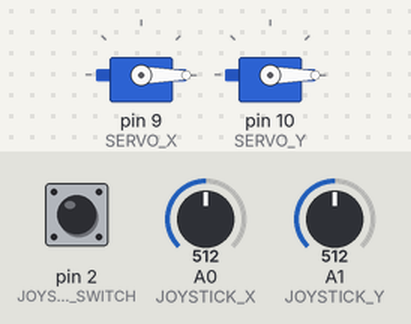
Recording of a sketch running on a simulated Arduino Uno, built with avr-gcc and run on an emulated ATmega328P. Shown: 2 × servo. The test bench sets the inputs (shaded band); at power-on: A0 (JOYSTICK_X) = 512, A1 (JOYSTICK_Y) = 512, pin 2 (JOYSTICK_SWITCH) HIGH. What the sketch prints to the serial monitor is not drawn.

Above: at 1.2 s.
1.3 s: A0 (JOYSTICK_X) set to 109
2.8 s: A0 (JOYSTICK_X) set to 96
At 3.79 s:
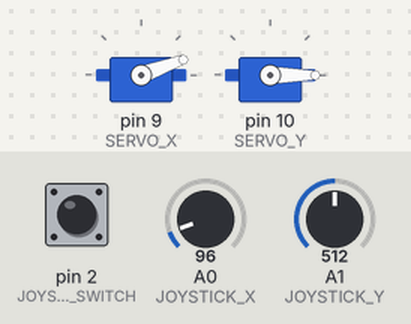
At 4.8 s:
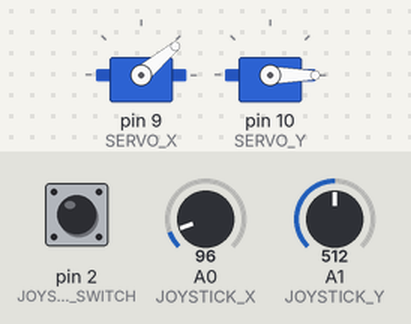
5.8 s: A1 (JOYSTICK_Y) set to 991
8.8 s: A1 (JOYSTICK_Y) set to 1011
At 8.99 s:
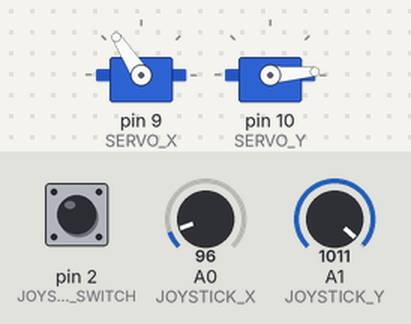
11.8 s: pin 2 (JOYSTICK_SWITCH) pulled LOW for 0.15 s
14.8 s: A1 (JOYSTICK_Y) set to 110
17.8 s: A1 (JOYSTICK_Y) set to 89
At 17.97 s:
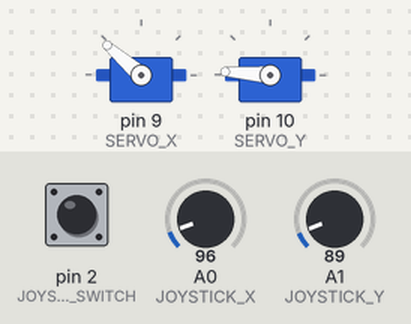
Timing chart, 0 to 23.3 s (numbered marks = the images above; inputs shaded):
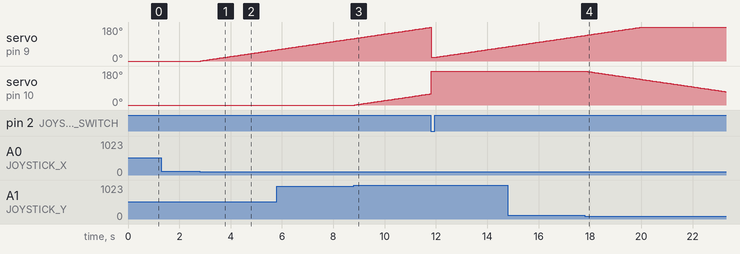

The sketch:

CatToyJoystickAlt.ino
```cpp
#include<Servo.h>
#define SERVO_X 9
#define SERVO_Y 10
#define JOYSTICK_X A0
#define JOYSTICK_Y A1
#define JOYSTICK_SWITCH 2

Servo servoX;
Servo servoY;

int joystickX = 0;
int joystickY = 0;
int x = 0;
int y = 0;
int _switch = 0;
int increment = 1;


void setup()
{

    //This enables the 20k pull up resistor on that pin. The input will no longer be floating when the button is not pressed.
    pinMode(JOYSTICK_SWITCH, INPUT_PULLUP);

    pinMode(JOYSTICK_X, INPUT);
    pinMode(JOYSTICK_Y, INPUT);

    servoX.attach(SERVO_X);
    servoY.attach(SERVO_Y);
    servoX.write(0);
    servoY.write(0);
    Serial.begin(9600);
    Serial.setTimeout(10);
}


void loop()
{
    joystickX = analogRead(JOYSTICK_X);
    joystickY = analogRead(JOYSTICK_Y);

    _switch = digitalRead(JOYSTICK_SWITCH);
    Serial.println(_switch);
    if(_switch == 1)
    {
      incrementalMove();
    }
    else
    {
      relativeMove();
    }


    if (x > 180)
    {
      x = 180;
    }
    if (x < 0)
    {
      x = 0;
    }

    if (y > 180)
    {
      y = 180;
    }
    if (y < 0)
    {
      y = 0;
    }
    servoX.write(x);
    servoY.write(y);
    delay(50);
}

void relativeMove()
{
    x = joystickX / 5;
    y = joystickY / 5;
}

void incrementalMove()
{
   if (joystickX <= 100)
    {
      x = x + increment;
    }
    else if(joystickX >= 1000)
    {
      x = x - increment;
    }


    if (joystickY <= 100)
    {
      y = y - increment;
    }
    else if(joystickY >= 1000)
    {
      y = y + increment;
    }
}
```

Measured:
- the behaviour switches between 101 and 100 on A0 (JOYSTICK_X) (found by bisection; images 0 and 1)
- the behaviour switches between 999 and 1000 on A1 (JOYSTICK_Y) (found by bisection; images 2 and 3)
- the behaviour switches between 101 and 100 on A1 (JOYSTICK_Y) (found by bisection; images 3 and 4)
- after the input at 1.3 s, every drawn part: stays the same
- after the input at 2.8 s, servo on pin 9 (SERVO_X): moves from 0° to 59° over 2.9 s, starting at once
- after the input at 8.8 s, servo on pin 10 (SERVO_Y): moves from 0° to 59° over 2.9 s, starting at once
- after the input at 17.8 s, servo on pin 10 (SERVO_Y): moves from 180° to 71° over 5.4 s, starting at once
